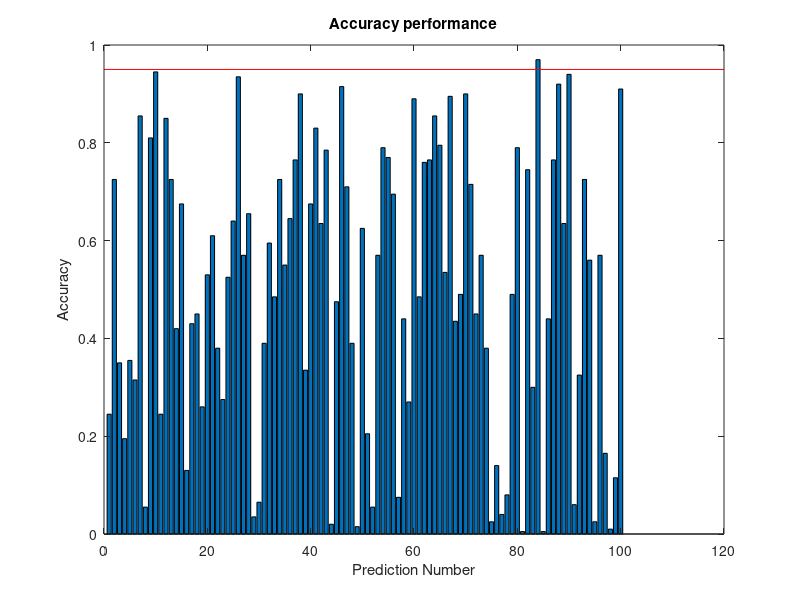

Write MATLAB code to recreate this figure.

% Evaluation of binary classifiers; creates dummy data, but the same code can be
% adapted and used to evaulate e.g. performance of machnine learning algortihms or
% artificial neural networks; used to calibrate predictions in Hock et al. 2017, PLOS Biology;
% also see the author's Artificial-Neural-Networks-for-Pest-Detection folder on
% GitHub for another application of similar evaluation concept on data
% (c) Karlo Hock, University of Queensland, 2019


% SETTING UP----------------------------------------------------------------

n_measures = 200;% number of measurements in a sample
n_predictions = 100;% number of times a sequence of measures representing predicted condition has been generated for evaluation
x = datasample(0:1, n_measures);% 'true condition'
y = zeros(n_predictions, n_measures);% container to store 'predicted conditions'


% CREATE DUMMY DATA TO USE AS 'PREDICTED CONDITIONS'-----------------------------

% simple way to create dummy data; use the 'true condition' binary sequence, and
% switch binary values with some constant chance to obtain valus for a 'predicted condition'; 
% the less likely the values are to switch, the more like true condition this sequence will be
perm_chance = zeros(n_predictions,1);
for prediction = 1:n_predictions
    perm_chance(prediction, 1) = rand;
    for measure = 1:n_measures
        if rand < perm_chance(prediction)
            if x(measure)== 0
                y(prediction, measure) = 1;
            end
        else
            y(prediction, measure) = x(measure);
        end 
    end
end

% EVALUATE PERFORMANCE-----------------------------------------------------------

% container for storing classifier evaluation metrics
classifier = struct('prediction',[],'confusion_matrix',[],'precision',[],'sensitivity',[],'accuracy',[],'specificity',[],'informedness',[],'MCC',[],'F1score',[],'Fisher_significance',[],'DOR',[],'false_pos_rate',[], 'false_neg_rate',[], 'error',[]);

% loop through the 'predicted conditions' to evaluate their performance in predicting 'true condition'
for p = 1:n_predictions
    classifier(p).prediction = p;% record the number of samples
    confus_mat = zeros(2);% confusion matrix
    for m = 1:n_measures% determine the match between true condition and predicted condition and build a confusion matrix out of that
        this_x = x(1, m);
        this_y = y(p, m);
        if this_x == 1
            if this_y == 1
                confus_mat(1, 1) = confus_mat(1, 1)+1;% true positives
            else
                confus_mat(1, 2) = confus_mat(1, 2)+1;% false negatives
            end
        else
            if this_y == 1
                confus_mat(2, 1) = confus_mat(2, 1)+1;% false positives
            else
                confus_mat(2, 2) = confus_mat(2, 2)+1;% true negatives
            end
        end
    end
    % extract the true and false positives and negatives for easier tracking
    true_positives = confus_mat(1, 1);
    false_positives = confus_mat(2, 1);% type I error
    true_negatives = confus_mat(2, 2);
    false_negatives = confus_mat(1, 2);% type II error
    
    % calculate and store a selection of statistics to evaluate peformance
    % names of most statistics are self-explanatory or easily found in literature (or on Wikipedia)
    classifier(p).confusion_matrix = confus_mat;
    classifier(p).precision = true_positives/(true_positives+false_positives);
    classifier(p).sensitivity = true_positives/(true_positives+false_positives);
    classifier(p).accuracy = (true_positives+true_negatives)/sum(sum(confus_mat));
    classifier(p).specificity = true_negatives/(true_negatives+false_positives);
    classifier(p).informedness = classifier(p).sensitivity+classifier(p).specificity-1;
    classifier(p).MCC = ((true_positives*true_negatives)-(false_positives*false_positives))/sqrt((true_positives+false_positives)*(true_positives+false_positives)*(true_negatives+false_positives)*(true_negatives+false_positives));
    classifier(p).F1score = (2*true_positives)/((2*true_positives)+false_positives+false_positives);
    [~,fe] = fishertest(confus_mat);
    classifier(p).Fisher_significance = fe;
    classifier(p).DOR = (true_positives/false_positives)/(false_positives/true_negatives);
    classifier(p).false_pos_rate = false_positives/(false_positives+true_positives);
    classifier(p).false_neg_rate = false_negatives/(false_negatives+true_negatives);
    classifier(p).error = 1-classifier(p).accuracy;
    classifier(p).perm_chance = perm_chance(p);% store permutation chance for comparison; for large samples, should be close to error, ie. proportion of 'mislcassified' cases
end

% SIMPLE SUMMARY AND PLOTS TO EVALUATE PERFORMANCE--------------------------------

% replace classifier.accuracy with another statistic as desired
threshold = 0.95;% this is the performance that we want to get from the prediction(s); e.g. accuracy above this value is considered satisfactory
bar([classifier.accuracy]);% bar plot of accuracy scores
hold;
plot(xlim, [threshold threshold], 'r')% plot threshold value
title('Accuracy performance', 'FontSize', 11);
xlabel('Prediction Number');
ylabel('Accuracy');
% find all indices of predictions that perfomed above the threshold
prediction_above_threshold = find([classifier.accuracy] >= threshold);
% find the best perfoming prediction(s)
best_prediction = find([classifier.accuracy] == max([classifier.accuracy]));
